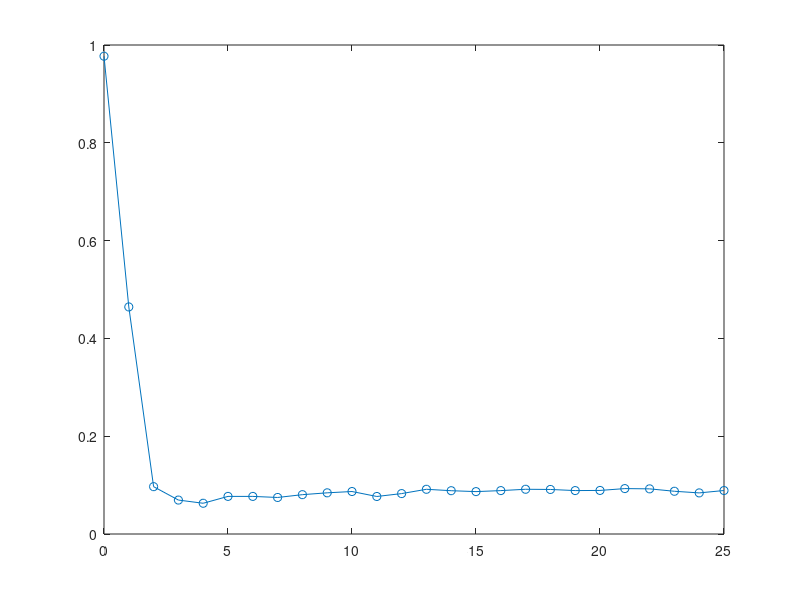

The MATLAB source for this figure: (Note: this script raises an error after producing the figure.)
load('experiment_gene_pro.mat');
load('baseline_train.mat');
load('digital_gene_pro.mat')
eps = 1e-10;
itera_all = 26;
pdf_ite_exp_pro = [];
for m = 1:itera_all
    pdf_ite_exp_pro(m,:) = mean(experiment_gene_pro(:,:,m));
    pdf_ite_exp_pro(m,:) =  pdf_ite_exp_pro(m,:)/sum( pdf_ite_exp_pro(m,:));
end
pdf_ite_exp_pro(find(pdf_ite_exp_pro < 1e-5)) = eps;
pdf_ite = [];
for m = 1:itera_all
    pdf_ite(m,:) = mean(digital_gene_pro(:,:,m));
    pdf_ite(m,:) = pdf_ite(m,:)/sum(pdf_ite(m,:));
end
pdf_ite(find(pdf_ite < 1e-5)) = eps;

%%
KL_ite_exp_train = [];
KL_ite_digital_train = [];
for m = 1:itera_all
    ratio = baseline_train./pdf_ite_exp_pro(m,:);
    KL_ite_exp_train(m) = sum(baseline_train.*log(ratio));
end

for m = 1:itera_all
    ratio = baseline_train./pdf_ite(m,:);
    KL_ite_digital_train(m) = sum(baseline_train.*log(ratio));
end

figure;
p = plot((0:25),KL_ite_digital_train(1:26),'-o');
p.LineWidth = 1.2;
p.Color = [0.5,0.2,0.6];
hold on
plot((0:25),KL_ite_exp_train(1:26),'-hexagram','Color',[0.9,0.7,0.1],'LineWidth',1.2);
hold on
set(gca,'FontSize',14,'FontWeight','bold','LineWidth',...
    1.5);
xlabel ('K');
ylabel ('KL divergence');
legend('KL\{Train || Digital\}','KL\{Train || Optical\}','FontSize',12)